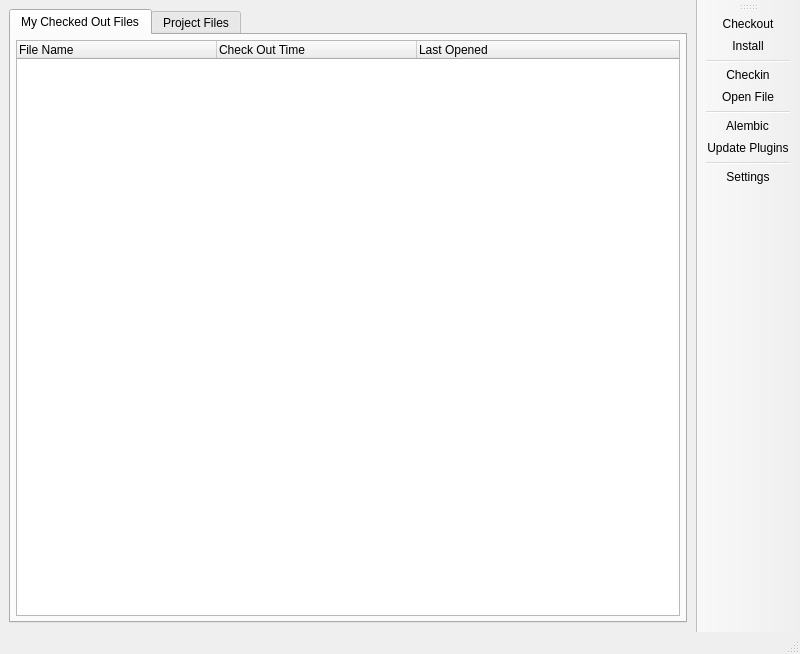
<?xml version="1.0" encoding="UTF-8"?>
<ui version="4.0">
 <class>MainWindow</class>
 <widget class="QMainWindow" name="MainWindow">
  <property name="geometry">
   <rect>
    <x>0</x>
    <y>0</y>
    <width>800</width>
    <height>654</height>
   </rect>
  </property>
  <property name="windowTitle">
   <string>Chasm Project Utility</string>
  </property>
  <property name="windowIcon">
   <iconset resource="resources/chasm_resources.qrc">
    <normaloff>:/chasm/ICO_Files/Network/Disconnected.ICO</normaloff>:/chasm/ICO_Files/Network/Disconnected.ICO</iconset>
  </property>
  <widget class="QWidget" name="mainWidget">
   <layout class="QHBoxLayout" name="horizontalLayout">
    <item>
     <widget class="QTabWidget" name="fileTabs">
      <property name="currentIndex">
       <number>0</number>
      </property>
      <widget class="QWidget" name="localFilesTab">
       <attribute name="title">
        <string>My Checked Out Files</string>
       </attribute>
       <layout class="QVBoxLayout" name="verticalLayout_2">
        <property name="margin">
         <number>5</number>
        </property>
        <item>
         <widget class="QTreeWidget" name="treeWidget">
          <attribute name="headerDefaultSectionSize">
           <number>200</number>
          </attribute>
          <column>
           <property name="text">
            <string>File Name</string>
           </property>
          </column>
          <column>
           <property name="text">
            <string>Check Out Time</string>
           </property>
          </column>
          <column>
           <property name="text">
            <string>Last Opened</string>
           </property>
          </column>
         </widget>
        </item>
       </layout>
      </widget>
      <widget class="QWidget" name="projectFilesTab">
       <attribute name="title">
        <string>Project Files</string>
       </attribute>
       <layout class="QVBoxLayout" name="verticalLayout">
        <property name="margin">
         <number>5</number>
        </property>
        <item>
         <widget class="QTreeWidget" name="projectFilesTreeWidget">
          <property name="contextMenuPolicy">
           <enum>Qt::CustomContextMenu</enum>
          </property>
          <attribute name="headerDefaultSectionSize">
           <number>120</number>
          </attribute>
          <column>
           <property name="text">
            <string>File Name</string>
           </property>
          </column>
          <column>
           <property name="text">
            <string>Locked</string>
           </property>
          </column>
          <column>
           <property name="text">
            <string>Checked In by:</string>
           </property>
          </column>
          <column>
           <property name="text">
            <string>Check In Time:</string>
           </property>
          </column>
          <column>
           <property name="text">
            <string>Ready For Use</string>
           </property>
          </column>
         </widget>
        </item>
       </layout>
      </widget>
     </widget>
    </item>
   </layout>
  </widget>
  <widget class="QStatusBar" name="statusbar">
   <property name="sizeGripEnabled">
    <bool>true</bool>
   </property>
  </widget>
  <widget class="QToolBar" name="toolBar">
   <property name="sizePolicy">
    <sizepolicy hsizetype="Fixed" vsizetype="Preferred">
     <horstretch>0</horstretch>
     <verstretch>0</verstretch>
    </sizepolicy>
   </property>
   <property name="windowTitle">
    <string>toolBar</string>
   </property>
   <property name="allowedAreas">
    <set>Qt::AllToolBarAreas</set>
   </property>
   <property name="iconSize">
    <size>
     <width>48</width>
     <height>48</height>
    </size>
   </property>
   <property name="toolButtonStyle">
    <enum>Qt::ToolButtonTextUnderIcon</enum>
   </property>
   <attribute name="toolBarArea">
    <enum>RightToolBarArea</enum>
   </attribute>
   <attribute name="toolBarBreak">
    <bool>true</bool>
   </attribute>
   <addaction name="actionCheckout"/>
   <addaction name="actionInstall"/>
   <addaction name="separator"/>
   <addaction name="actionCheckin"/>
   <addaction name="actionOpen_File"/>
   <addaction name="separator"/>
   <addaction name="actionCache_to_Alembic"/>
   <addaction name="actionUpdate_Plugins"/>
   <addaction name="separator"/>
   <addaction name="actionSettings"/>
  </widget>
  <action name="actionSettings">
   <property name="icon">
    <iconset resource="resources/chasm_resources.qrc">
     <normaloff>:/chasm/PNG_Files/Hardware/Computer.PNG</normaloff>:/chasm/PNG_Files/Hardware/Computer.PNG</iconset>
   </property>
   <property name="text">
    <string>Settings</string>
   </property>
   <property name="toolTip">
    <string>Configure Your Settings</string>
   </property>
  </action>
  <action name="actionCheckout">
   <property name="enabled">
    <bool>true</bool>
   </property>
   <property name="icon">
    <iconset resource="resources/chasm_resources.qrc">
     <normaloff>:/chasm/PNG_Files/Misc/Download.PNG</normaloff>:/chasm/PNG_Files/Misc/Download.PNG</iconset>
   </property>
   <property name="text">
    <string>Checkout</string>
   </property>
   <property name="toolTip">
    <string>Checkout Project File</string>
   </property>
  </action>
  <action name="actionCheckin">
   <property name="icon">
    <iconset resource="resources/chasm_resources.qrc">
     <normaloff>:/chasm/PNG_Files/Misc/Upload.PNG</normaloff>:/chasm/PNG_Files/Misc/Upload.PNG</iconset>
   </property>
   <property name="text">
    <string>Checkin</string>
   </property>
   <property name="toolTip">
    <string>Checkin a Local File</string>
   </property>
  </action>
  <action name="actionCache_to_Alembic">
   <property name="icon">
    <iconset resource="resources/chasm_resources.qrc">
     <normaloff>:/chasm/PNG_Files/Misc/alembic_logo_Darkest.png</normaloff>:/chasm/PNG_Files/Misc/alembic_logo_Darkest.png</iconset>
   </property>
   <property name="text">
    <string>Alembic</string>
   </property>
  </action>
  <action name="actionInstall">
   <property name="icon">
    <iconset resource="resources/chasm_resources.qrc">
     <normaloff>:/chasm/PNG_Files/Folders/Favourites.PNG</normaloff>:/chasm/PNG_Files/Folders/Favourites.PNG</iconset>
   </property>
   <property name="text">
    <string>Install</string>
   </property>
   <property name="toolTip">
    <string>Install / Flatten a File</string>
   </property>
  </action>
  <action name="actionUpdate_Plugins">
   <property name="icon">
    <iconset resource="resources/chasm_resources.qrc">
     <normaloff>:/chasm/PNG_Files/Misc/Search.PNG</normaloff>:/chasm/PNG_Files/Misc/Search.PNG</iconset>
   </property>
   <property name="text">
    <string>Update Plugins</string>
   </property>
   <property name="toolTip">
    <string>Update Project Plugins</string>
   </property>
  </action>
  <action name="actionOpen_File">
   <property name="icon">
    <iconset resource="resources/chasm_resources.qrc">
     <normaloff>:/chasm/PNG_Files/File_Formats/format.PNG</normaloff>:/chasm/PNG_Files/File_Formats/format.PNG</iconset>
   </property>
   <property name="text">
    <string>Open File</string>
   </property>
   <property name="toolTip">
    <string>Open a Local or Project File in Maya or Houdini</string>
   </property>
  </action>
 </widget>
 <resources>
  <include location="resources/chasm_resources.qrc"/>
 </resources>
 <connections/>
</ui>
